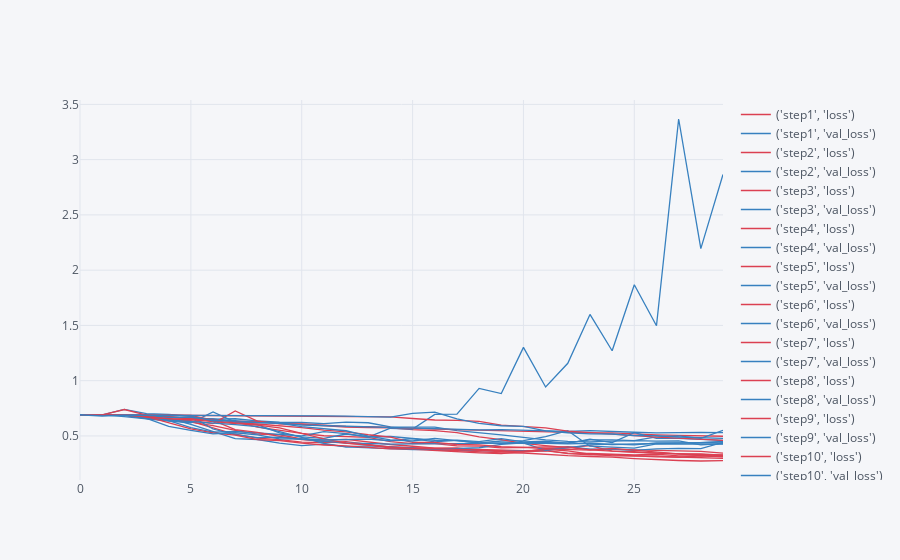

Notebook cell for this chart:
### Code cell
process_results('dropout2_lstm')
